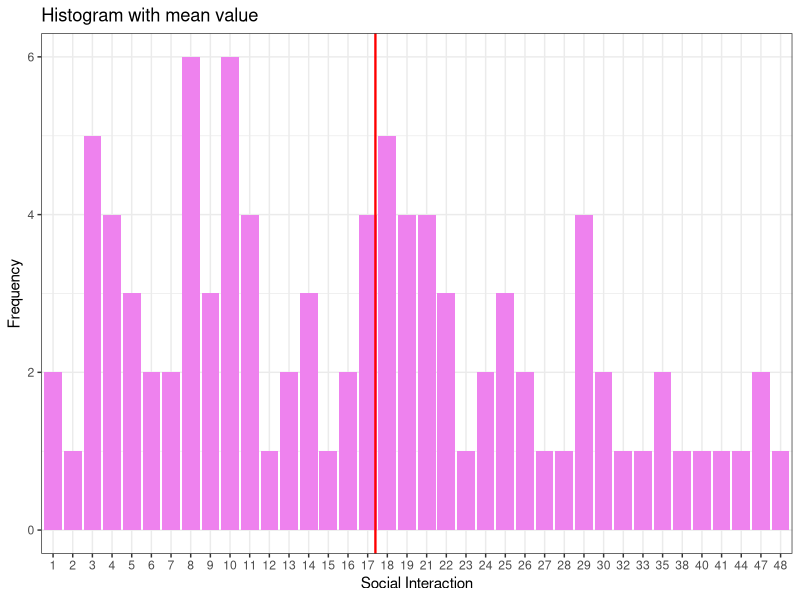

Reproduce this figure in R.
# Page no. : 38

x <- c(48, 15, 33, 3, 21, 19, 17, 16, 44, 25, 30, 3, 5, 9, 35, 32, 26, 13, 14, 14, 47, 47, 18, 
       11, 5, 19, 24, 17, 6, 25, 8, 18, 29, 1, 18, 22, 3, 22, 29, 2, 6, 10, 29, 10, 29, 21, 38,
       41, 16, 17, 8, 40, 8, 10, 18, 7, 4, 4, 8, 11, 3, 23, 10, 19, 21, 13, 12, 10, 4, 17, 11,
       21, 9, 8, 7, 5, 3, 22, 14, 25, 4, 11, 10, 18, 1, 28, 27, 19, 24, 35, 9, 30, 8, 26)

value <- mean(x)

cat("Mean of x is", round(value, 2))

library(ggplot2)

ggplot(data = data.frame(table(x)), aes(x = x, y = Freq)) +
  geom_bar(stat = "identity", fill = "violet") + 
  geom_vline(xintercept = mean(x), col = "red", lwd = 0.8) + 
  labs(title = "Histogram with mean value", x = "Social Interaction", y = "Frequency") + 
  theme_bw()
